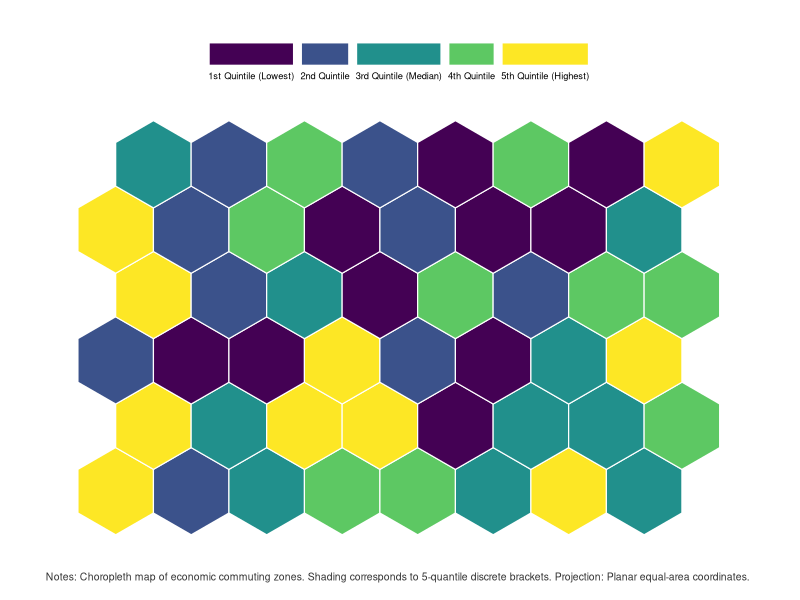
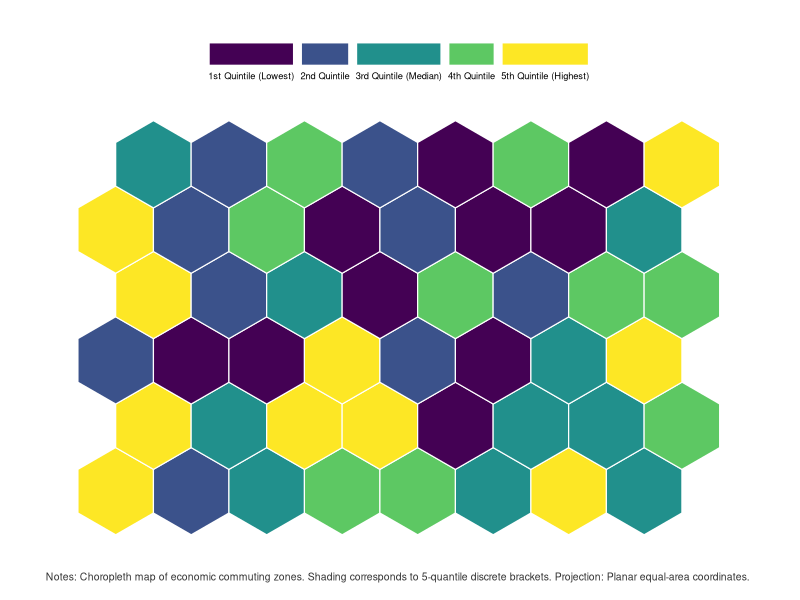

Write the R code that produced these figures, in order.
# Publication-Grade Spatial Choropleth Map (R / sf & ggplot2)
# Adheres to Gastel & Day exhibit standards and Pebesma (2018) Simple Features
# Demonstrates discrete quantile binning and equal-area planar projection

suppressPackageStartupMessages({
  if (requireNamespace("sf", quietly = TRUE)) {
    library(sf)
  }
  library(ggplot2)
})

# 1. Synthesize Contiguous Hexagonal Spatial Units
create_synthetic_spatial_sf <- function(n_rows = 6, n_cols = 8, seed = 42) {
  set.seed(seed)
  polys <- list()
  counter <- 1
  
  for (r in 0:(n_rows - 1)) {
    for (c in 0:(n_cols - 1)) {
      x_offset <- (r %% 2) * 0.5
      x0 <- c + x_offset
      y0 <- r * 0.866
      
      coords <- matrix(c(
        x0 + 0.5, y0,
        x0 + 1.0, y0 + 0.288,
        x0 + 1.0, y0 + 0.866,
        x0 + 0.5, y0 + 1.155,
        x0, y0 + 0.866,
        x0, y0 + 0.288,
        x0 + 0.5, y0
      ), ncol = 2, byrow = TRUE)
      
      polys[[counter]] <- st_polygon(list(coords))
      counter <- counter + 1
    }
  }
  
  sfc <- st_sfc(polys)
  values <- rnorm(length(sfc), mean = 20, sd = 5)
  
  st_sf(
    zone_id = paste0("CZ_", seq_along(sfc)),
    economic_index = values,
    geometry = sfc
  )
}

# 2. Render Publication Spatial Map
plot_choropleth_r <- function(gdf, out_pdf = "choropleth_r.pdf", out_png = "choropleth_r.png") {
  gdf$quintile <- cut(
    gdf$economic_index,
    breaks = quantile(gdf$economic_index, probs = seq(0, 1, 0.2)),
    include.lowest = TRUE,
    labels = c("1st Quintile (Lowest)", "2nd Quintile", "3rd Quintile (Median)", "4th Quintile", "5th Quintile (Highest)")
  )
  
  p <- ggplot(gdf) +
    geom_sf(aes(fill = quintile), color = "white", linewidth = 0.4) +
    scale_fill_viridis_d(
      name = "",
      option = "viridis",
      guide = guide_legend(nrow = 1, title.position = "top", label.position = "bottom")
    ) +
    labs(
      caption = "Notes: Choropleth map of economic commuting zones. Shading corresponds to 5-quantile discrete brackets. Projection: Planar equal-area coordinates."
    ) +
    theme_minimal(base_size = 9, base_family = "sans") +
    theme(
      axis.line = element_blank(),
      axis.ticks = element_blank(),
      axis.text = element_blank(),
      panel.grid = element_blank(),
      legend.position = "top",
      legend.justification = "center",
      legend.text = element_text(size = rel(0.75)),
      plot.caption = element_text(size = 7.5, color = "#333333", hjust = 0, margin = margin(t = 10)),
      plot.margin = margin(12, 16, 12, 12)
    )
  
  ggsave(out_pdf, plot = p, width = 8.0, height = 5.5, device = "pdf")
  ggsave(out_png, plot = p, width = 8.0, height = 5.5, dpi = 300)
  message(sprintf("Saved: %s and %s", out_pdf, out_png))
  return(invisible(p))
}

main <- function() {
  if (!requireNamespace("sf", quietly = TRUE)) {
    message("Package 'sf' is not installed; skipping local R choropleth execution.")
    return(invisible(NULL))
  }
  
  args <- commandArgs(trailingOnly = FALSE)
  file_arg <- grep("^--file=", args, value = TRUE)
  if (length(file_arg) > 0) {
    script_dir <- dirname(normalizePath(sub("^--file=", "", file_arg[1]), winslash = "/"))
  } else {
    script_dir <- getwd()
  }
  
  spatial_df <- create_synthetic_spatial_sf()
  out_pdf <- file.path(script_dir, "choropleth_r.pdf")
  out_png <- file.path(script_dir, "choropleth_r.png")
  plot_choropleth_r(spatial_df, out_pdf, out_png)
  invisible(NULL)
}

if (!interactive()) {
  main()
}
